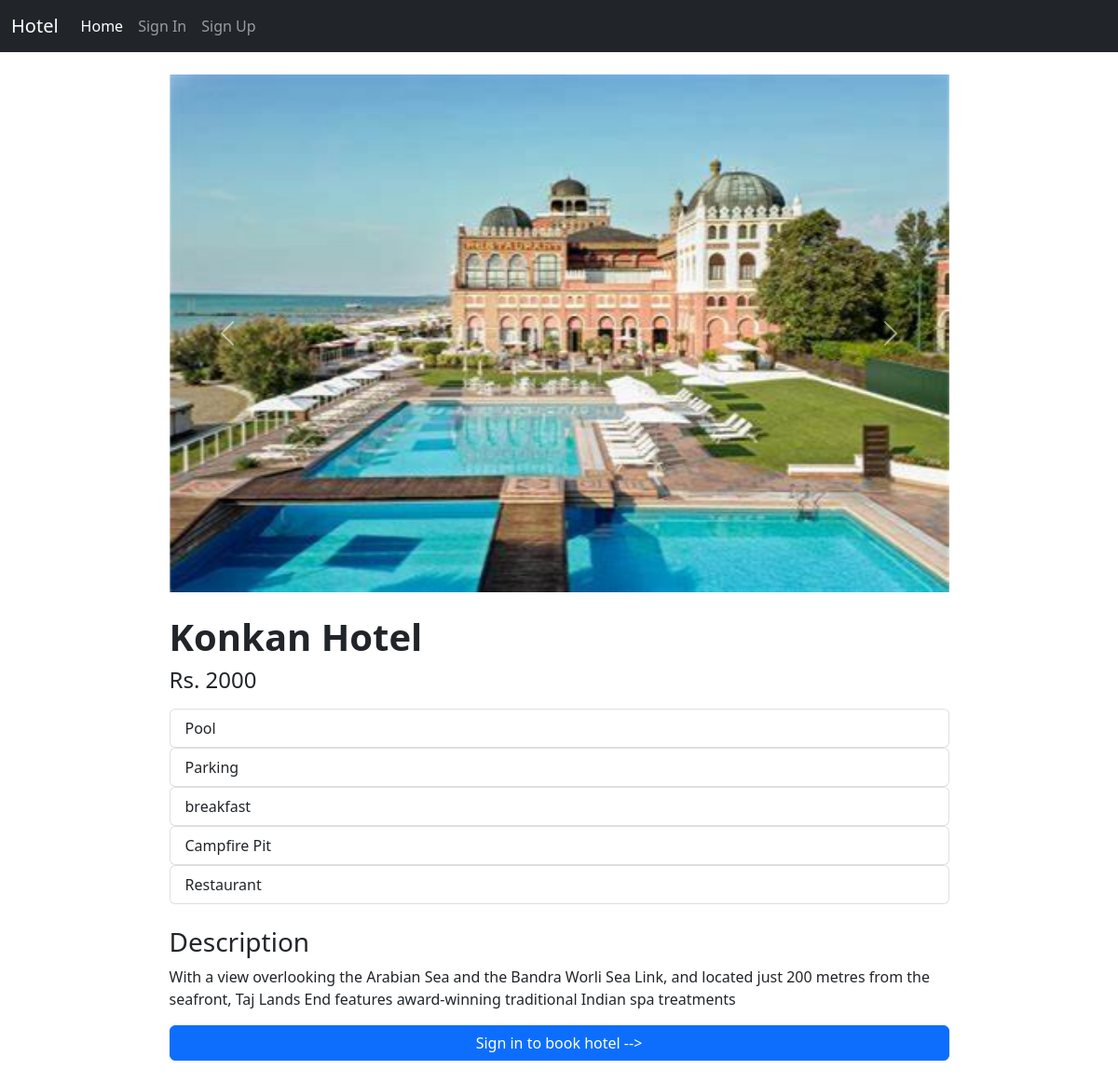
The app's page /hotel/30328224-bd21-405c-bf5d-6611cdedeae0 with its own data.
### home/models.py (models this page shows, shortened)
class BaseModel(models.Model):
    uid = models.UUIDField(default=uuid.uuid4   , editable=False , primary_key=True)
    created_at = models.DateField(auto_now_add=True)
    updated_at = models.DateField(auto_now_add=True)
    class Meta:
        abstract = True
        ordering=['uid']

class HotelImages(BaseModel):
    hotel= models.ForeignKey(Hotel ,related_name="images", on_delete=models.CASCADE)
    images = models.ImageField(upload_to="hotels")

class Hotel(BaseModel):
    hotel_name= models.CharField(max_length=100)
    hotel_price = models.IntegerField()
    description = models.TextField()
    amenities = models.ManyToManyField(Amenities)
    room_count = models.IntegerField(default=10)

class Amenities(BaseModel):
    amenity_name = models.CharField(max_length=100)

### home/views.py (the view, shortened to what this page needs)
# urls.py: path('hotel/<uid>',get_hotel,name='get_hotel'),
def get_hotel(request, uid):
    hotel = Hotel.objects.get(uid=uid)
    context = {'hotel': hotel}
    context['date'] = datetime.today().strftime('%Y-%m-%d')
    return render(request, 'home/hotel.html', context)

### templates/home/hotel.html (shortened to what this page needs)
{% extends 'home/base.html' %}
{% block body %}
<div class=" container mt-4">
    <div id="carouselExampleControls" class="carousel slide w-75 m-auto" data-bs-ride="carousel">
        <div class="carousel-inner">
            {% for i in hotel.images.all %}
            <div class="carousel-item active">
                <img src="/media/{{i.images}}" class="d-block w-100" alt="...">
            </div>
            {% endfor %}
        </div>
        <button class="carousel-control-prev" type="button" data-bs-target="#carouselExampleControls"
            data-bs-slide="prev">
            <span class="carousel-control-prev-icon" aria-hidden="true"></span>
        </button>
        <button class="carousel-control-next" type="button" data-bs-target="#carouselExampleControls"
            data-bs-slide="next">
            <span class="carousel-control-next-icon" aria-hidden="true"></span>
        </button>
    </div>
    <div class="mt-4 mb-4  w-75 m-auto">
        <h1 class="fw-bold">{{hotel.hotel_name|title}}</h1>
        <h4 class="mt-2 mb-3">Rs. {{hotel.hotel_price}}</h4>
        {% for i in hotel.amenities.all %}
        <ul class="list-group ">
            <li class="list-group-item">{{i.amenity_name}}</li>
        </ul>
        {% endfor %}
        <div class="mt-4">
            <h3>Description</h3>
            <p>
                {{hotel.description}}
            </p>
            {% if request.user.is_authenticated %}
            <div class="card">
                <div class="card-body">
                    <form method='POST'>
                        {% csrf_token %}
                        <label for="startDate" class='mt-3'>
                            Check In
                        </label>
                        <input type="date" name="startDate" class="form-control" id="startDate" name="startDate" min={{date}}
                        {% if startdate %}
                        value="{{startdate}}"
                        {% endif %}
                        >
                        <label for="endDate" class="mt-3">
                            Check Out
                        </label>
                        <input type="date" name="endDate" class="form-control" id="endDate" name="endDate" min={{date}}
                        {% if enddate %}
                        value="{{enddate}}"
                        {% endif %}
                        >
                        <div class='d-grid'>
                            <button class="btn mt-3 btn-primary" type='submit'>
                                Book Now
                            </button>
                        </div>
                    </form>
                </div>
            </div>
            {% else %}
            <div class="d-grid ">
                <a class="btn btn-primary" href="{% url 'signin' %}" type="button">Sign in to book hotel --> </a>
              </div>
            {% endif %}
        </div>
    </div>
</div>
{% endblock body %}

### templates/home/hotel.html (style rules this page uses)
.list-group { list-style-type: disc !important; }

### records on screen
HotelImages: images (picture)
Hotel: hotel_name "Konkan Hotel", hotel_price "2000", description "With a view overlooking the Arabian Sea and the Bandra Worli Sea Link, and located just 200 metres from the seafront, Taj Lands End features award-winning traditional Indian spa treatments"
Amenities: amenity_name "Pool"
Amenities: amenity_name "Parking"
Amenities: amenity_name "breakfast"
Amenities: amenity_name "Campfire Pit"
Amenities: amenity_name "Restaurant"
